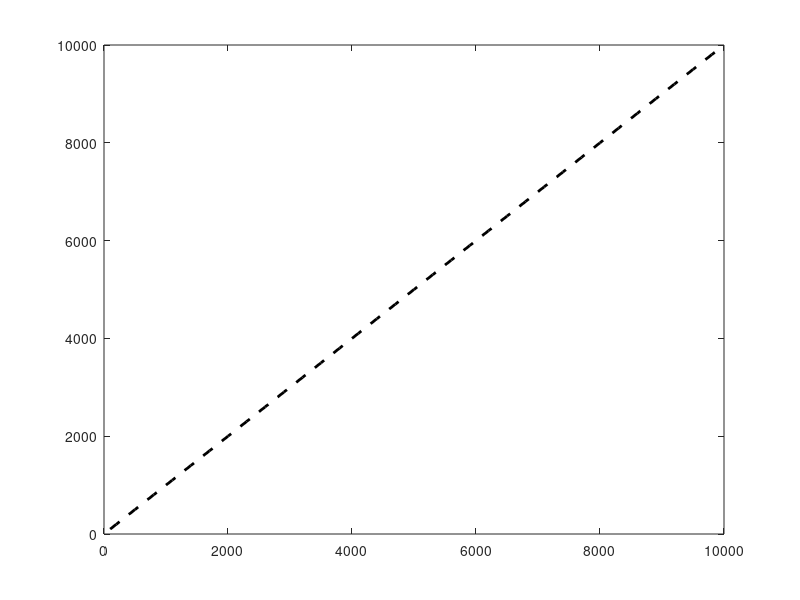

MATLAB code to generate this figure: (Note: this script raises an error after producing the figure.)
% compare the eddy scale in full and reduced GCMs

figureHeight = 3.5; % unit inches
width2height= 1.05;
figure1 = figure('unit','inches','position',[0 0 figureHeight*width2height figureHeight]);

fontname = 'Helvetica';
set(0,'defaultaxesfontname',fontname);
fontsize1 = 12;
fontsize2 = 10;
markersize1 = 2;

refX  = 100:100:10000;
refY  = refX;
plot(refX,refY,'--k','linewidth',2)
hold on

h1 = plot(eddyScaleReducedGCM_earthLike,eddyScaleFullGCM_earthLike,'--bo',...
    'linewidth',1,'markeredgecolor','b','MarkerFaceColor','b',...
    'markersize',markersize1);
hold on
h2 = plot(eddyScaleReducedGCM_2omega,eddyScaleFullGCM_2omega,'--rs',...
    'linewidth',1,'markeredgecolor','r','MarkerFaceColor','r',...
    'markersize',markersize1);
h3 = plot(eddyScaleReducedGCM_2radius,eddyScaleFullGCM_2radius,'--m^',...
    'linewidth',1,'markeredgecolor','m','MarkerFaceColor','m',...
    'markersize',markersize1);
h4 = plot(eddyScaleReducedGCM_4omega,eddyScaleFullGCM_4omega,'--gd',...
    'linewidth',1,'markeredgecolor','g','MarkerFaceColor','g',...
    'markersize',markersize1);
h5 = plot(eddyScaleReducedGCM_4radius,eddyScaleFullGCM_4radius,'--k*',...
    'linewidth',1,'markeredgecolor','k','MarkerFaceColor','k',...
    'markersize',markersize1);
set(gca,'fontsize',fontsize1,'linewidth',1,'TickLength',[0.02 0.02])
set(gca,'XScale','log','YScale','log')
axis square
box on
xlim([400 5000])
ylim([400 5000])

set(gca,'XTickLabel',{'','500','','','','','1,000','2,000','','','5,000'},...
    'XTick',[400 500 600 700 800 900 1000 2000 3000 4000 5000],...
    'YTickLabel',{'','500','','','','','1,000','2,000','','','5,000'},...
    'YTick',[400 500 600 700 800 900 1000 2000 3000 4000 5000])

xlabel({'L_e in reduced GCM (km)'},'FontSize',fontsize1,'FontWeight','bold');
ylabel({'L_e in full GCM (km)'},'FontSize',fontsize1,'FontWeight','bold');

legend1 = legend([h1(1) h2(1) h3(1) h4(1) h5(1)],'Earth-like','2\Omega_e','2a_e','4\Omega_e','4a_e');
set(legend1,'fontsize',fontsize2,'box','off','location','northwest')